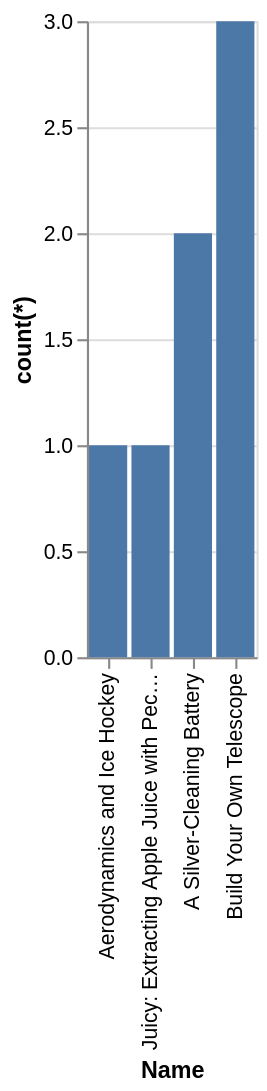

Specify this chart in Vega-Lite:
### Vega-Lite specification from a JSON file in a GitHub repository (floating-point values rounded to 4 significant figures)
{"data": {"values": [{"x_data": "A Silver-Cleaning Battery", "y_data": 2}, {"x_data": "Aerodynamics and Ice Hockey", "y_data": 1}, {"x_data": "Build Your Own Telescope", "y_data": 3}, {"x_data": "Juicy: Extracting Apple Juice with Pectinase", "y_data": 1}]}, "mark": "bar", "encoding": {"x": {"field": "x_data", "type": "nominal", "title": "Name", "sort": {"op": "sum", "field": "y_data", "order": "ascending"}}, "y": {"field": "y_data", "type": "quantitative", "title": "count(*)"}}}
